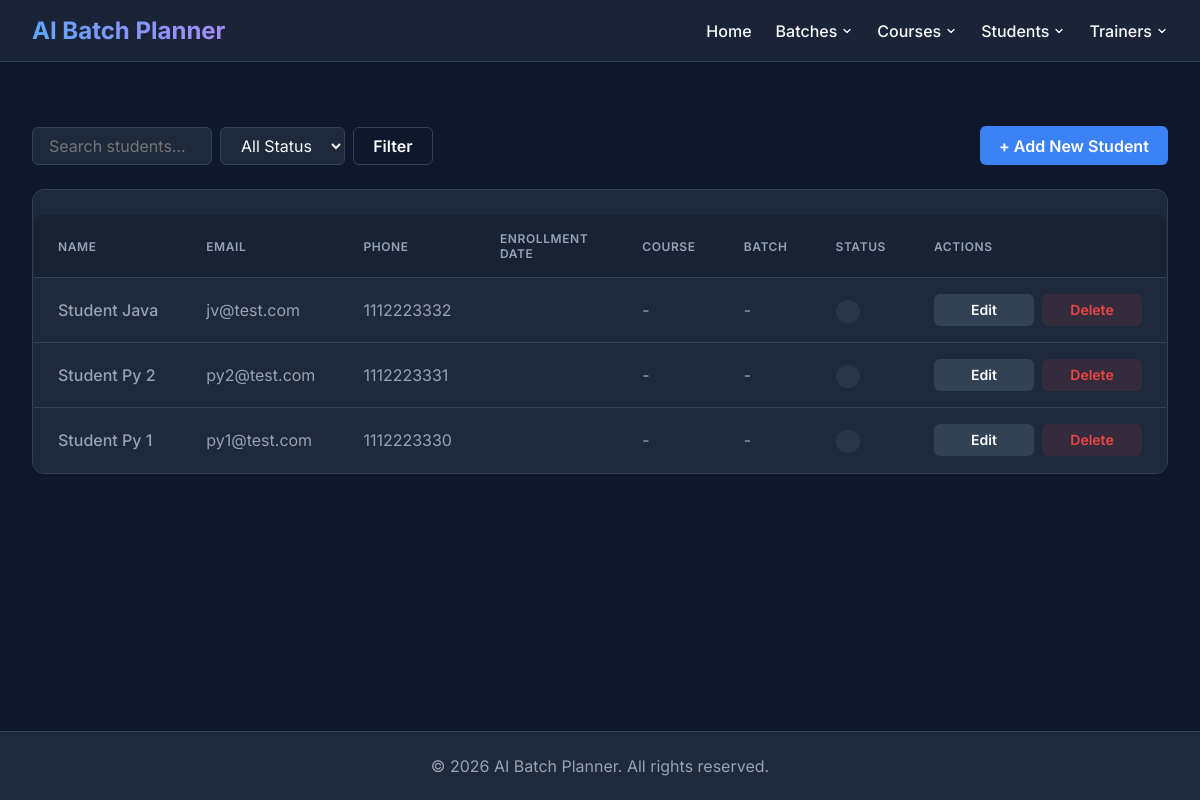
/students/, run on an earlier commit of the app's database.
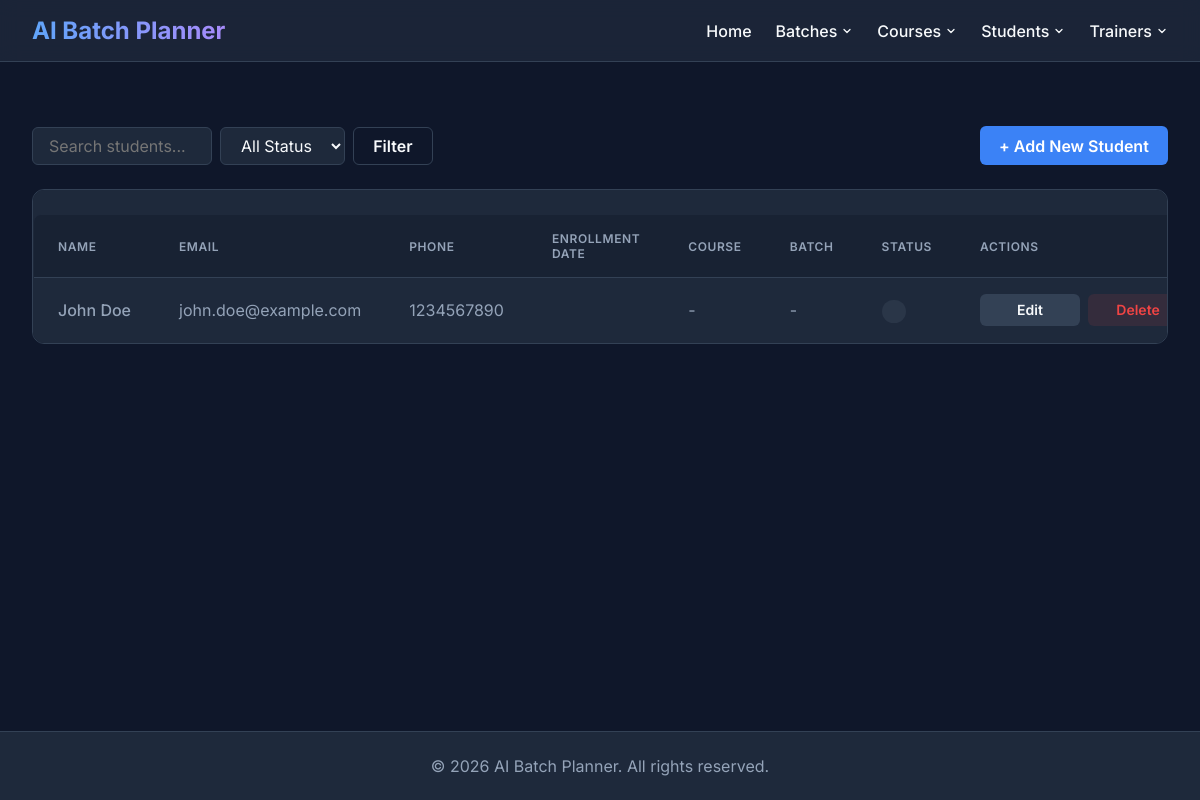
And on a later commit of the database.
### tables this page shows
CREATE TABLE student (
    student_id INTEGER PRIMARY KEY AUTOINCREMENT,
    full_name TEXT NOT NULL,
    email TEXT NOT NULL UNIQUE,
    phone TEXT NOT NULL UNIQUE,
    qualification TEXT NOT NULL,
    created_at TIMESTAMP DEFAULT CURRENT_TIMESTAMP,
    updated_at TIMESTAMP DEFAULT CURRENT_TIMESTAMP,
    created_by TEXT,
    updated_by TEXT
);

### routes/student_routes.py (the view)
@student_bp.route('/')
def list_students():
    keyword = request.args.get('keyword', '').strip()
    if keyword:
        students = student_service.search_students(keyword)
    else:
        students = student_service.get_all_students()
    return render_template('students.html', students=students)

### database/db.py (called while the page is built)
def get_connection():
    connection = sqlite3.connect(DATABASE_NAME)
    connection.row_factory = sqlite3.Row
    connection.execute("PRAGMA foreign_keys = ON")
    return connection

### models/student.py (called while the page is built)
    def get_all_students(self):
        conn = get_connection()
        try:
            conn.row_factory = sqlite3.Row
            cursor = conn.cursor()
            cursor.execute('''
                SELECT s.student_id, s.full_name, s.email, s.phone, s.qualification,
                       s.created_at, s.updated_at, s.created_by, s.updated_by
                FROM student s
                ORDER BY s.student_id DESC
            ''')
            return [dict(row) for row in cursor.fetchall()]
        finally:
            conn.close()

### services/student_service.py (called while the page is built)
    def get_all_students(self):
        return self.model.get_all_students()

### templates/students.html (shortened to what this page needs)
{% extends 'base.html' %}
{% block content %}
<div class="toolbar">
    <form class="search-form" action="{{ url_for('student_bp.list_students') }}" method="GET">
        <input type="text" name="keyword" class="input-control" placeholder="Search students..."
            value="{{ request.args.get('keyword', '') }}">
        <select name="status" class="input-control">
            <option value="">All Status</option>
        </select>
        <button type="submit" class="btn btn-outline">Filter</button>
    </form>
    <a href="{{ url_for('student_bp.create_student') }}" class="btn btn-primary">+ Add New Student</a>
</div>
<div class="table-container">
    <table class="data-table" id="studentsTable">
        <thead>
            <tr>
                <th>Name</th>
                <th>Email</th>
                <th>Phone</th>
                <th>Enrollment Date</th>
                <th>Course</th>
                <th>Batch</th>
                <th>Status</th>
                <th>Actions</th>
            </tr>
        </thead>
        <tbody>
            {% for student in students %}
            <tr class="student-row" data-status="{{ student.status }}">
                <td style="font-weight: 500; white-space: nowrap;">{{ student.full_name }}</td>
                <td>{{ student.email }}</td>
                <td>{{ student.phone }}</td>
                <td>{{ student.enrollment_date }}</td>
                <td>{{ student.course_name if student.course_name else '-' }}</td>
                <td>{{ student.batch_name if student.batch_name else '-' }}</td>
                <td>
                    <span
                        class="status-badge {% if student.status == 'Active' %}status-active{% else %}status-inactive{% endif %}">
                    </span>
                </td>
                <td>
                    <div class="actions-group">
                        <a href="{{ url_for('student_bp.edit_student', student_id=student.student_id) }}"
                            class="btn btn-secondary">Edit</a>
                        <form action="{{ url_for('student_bp.delete_student', student_id=student.student_id) }}"
                            method="POST" class="delete-form"
                            onsubmit="return confirm('Are you sure you want to delete this student?');">
                            <button type="submit" class="btn btn-danger">Delete</button>
                        </form>
                    </div>
                </td>
            </tr>
            {% else %}
            <tr>
                <td colspan="8" style="text-align: center; color: var(--text-muted); padding: 3rem;">
                    No students found. Try adjusting your search filters.
                </td>
            </tr>
            {% endfor %}
        </tbody>
    </table>
</div>
{% endblock %}

What changed in the data, as far as the page shows it:
removed student: full_name "Student Java", email "jv@test.com", phone "1112223332", course_name "-", batch_name "-"
removed student: full_name "Student Py 2", email "py2@test.com", phone "1112223331", course_name "-", batch_name "-"
removed student: full_name "Student Py 1", email "py1@test.com", phone "1112223330", course_name "-", batch_name "-"
added student: full_name "John Doe", email "john.doe@example.com", phone "1234567890", course_name "-", batch_name "-"
